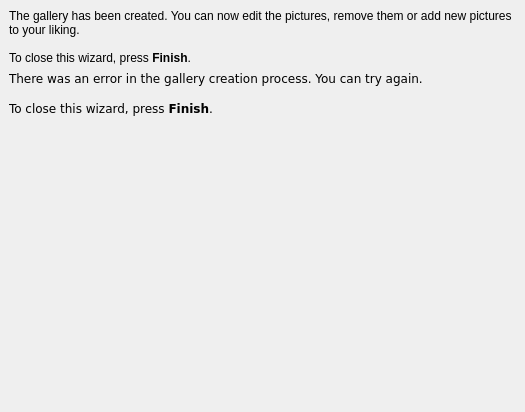
<ui version="4.0" >
 <class>NewFinishPage</class>
 <widget class="QWidget" name="NewFinishPage" >
  <property name="geometry" >
   <rect>
    <x>0</x>
    <y>0</y>
    <width>525</width>
    <height>412</height>
   </rect>
  </property>
  <property name="windowTitle" >
   <string>Form</string>
  </property>
  <layout class="QGridLayout" >
   <property name="margin" >
    <number>9</number>
   </property>
   <property name="spacing" >
    <number>6</number>
   </property>
   <item row="2" column="0" >
    <spacer>
     <property name="orientation" >
      <enum>Qt::Vertical</enum>
     </property>
     <property name="sizeHint" >
      <size>
       <width>20</width>
       <height>40</height>
      </size>
     </property>
    </spacer>
   </item>
   <item row="0" column="0" >
    <widget class="QLabel" name="labelSuccess" >
     <property name="text" >
      <string>&lt;html>&lt;head>&lt;meta name="qrichtext" content="1" />&lt;style type="text/css">
p, li { white-space: pre-wrap; }
&lt;/style>&lt;/head>&lt;body style=" font-family:'Sans Serif'; font-size:9pt; font-weight:400; font-style:normal; text-decoration:none;">
&lt;p style=" margin-top:0px; margin-bottom:0px; margin-left:0px; margin-right:0px; -qt-block-indent:0; text-indent:0px; font-family:'Bitstream Vera Sans';">The gallery has been created. You can now edit the pictures, remove them or add new pictures to your liking.&lt;/p>
&lt;p style="-qt-paragraph-type:empty; margin-top:0px; margin-bottom:0px; margin-left:0px; margin-right:0px; -qt-block-indent:0; text-indent:0px; font-family:'Bitstream Vera Sans';">&lt;/p>
&lt;p style=" margin-top:0px; margin-bottom:0px; margin-left:0px; margin-right:0px; -qt-block-indent:0; text-indent:0px; font-family:'Bitstream Vera Sans';">To close this wizard, press &lt;span style=" font-weight:600;">Finish&lt;/span>.&lt;/p>&lt;/body>&lt;/html></string>
     </property>
     <property name="wordWrap" >
      <bool>true</bool>
     </property>
    </widget>
   </item>
   <item row="1" column="0" >
    <widget class="QLabel" name="labelFailed" >
     <property name="text" >
      <string>&lt;html>&lt;head>&lt;meta name="qrichtext" content="1" />&lt;/head>&lt;body style=" white-space: pre-wrap; font-family:Bitstream Vera Sans; font-size:9pt; font-weight:400; font-style:normal; text-decoration:none;">&lt;p style=" margin-top:0px; margin-bottom:0px; margin-left:0px; margin-right:0px; -qt-block-indent:0; text-indent:0px;">There was an error in the gallery creation process. You can try again.&lt;/p>&lt;p style="-qt-paragraph-type:empty; margin-top:0px; margin-bottom:0px; margin-left:0px; margin-right:0px; -qt-block-indent:0; text-indent:0px;">&lt;/p>&lt;p style=" margin-top:0px; margin-bottom:0px; margin-left:0px; margin-right:0px; -qt-block-indent:0; text-indent:0px;">To close this wizard, press &lt;span style=" font-weight:600;">Finish&lt;/span>.&lt;/p>&lt;/body>&lt;/html></string>
     </property>
     <property name="wordWrap" >
      <bool>true</bool>
     </property>
    </widget>
   </item>
  </layout>
 </widget>
 <resources/>
 <connections/>
</ui>
